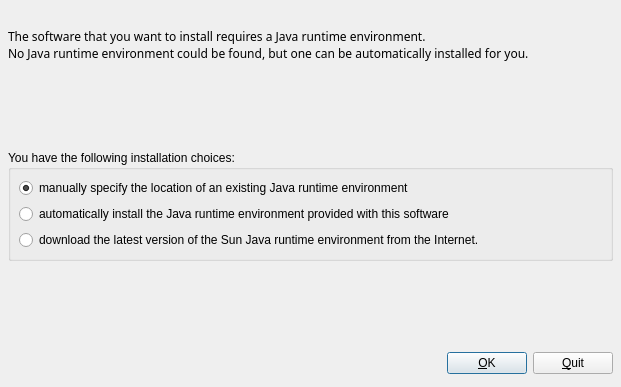
<ui version="4.0" >
 <author></author>
 <comment></comment>
 <exportmacro></exportmacro>
 <class>ResolveDialog</class>
 <widget class="QDialog" name="ResolveDialog" >
  <property name="geometry" >
   <rect>
    <x>0</x>
    <y>0</y>
    <width>621</width>
    <height>387</height>
   </rect>
  </property>
  <property name="windowTitle" >
   <string>IzPack launcher</string>
  </property>
  <property name="windowIcon" >
   <iconset resource="resources.qrc" >:/img/img/kpackage_32.png</iconset>
  </property>
  <layout class="QVBoxLayout" >
   <property name="margin" >
    <number>8</number>
   </property>
   <property name="spacing" >
    <number>6</number>
   </property>
   <item>
    <widget class="QLabel" name="label_2" >
     <property name="text" >
      <string/>
     </property>
     <property name="pixmap" >
      <pixmap resource="resources.qrc" >:/img/img/kpackage_48.png</pixmap>
     </property>
    </widget>
   </item>
   <item>
    <widget class="QLabel" name="label" >
     <property name="text" >
      <string>&lt;html>&lt;head>&lt;meta name=&quot;qrichtext&quot; content=&quot;1&quot; />&lt;/head>&lt;body style=&quot; white-space: pre-wrap; font-family:Sans Serif; font-weight:400; font-style:normal; text-decoration:none;&quot;>&lt;p style=&quot; margin-top:0px; margin-bottom:0px; margin-left:0px; margin-right:0px; -qt-block-indent:0; text-indent:0px;&quot;>The software that you want to install requires a Java runtime environment.&lt;/p>&lt;p style=&quot; margin-top:0px; margin-bottom:0px; margin-left:0px; margin-right:0px; -qt-block-indent:0; text-indent:0px;&quot;>No Java runtime environment could be found, but one can be automatically installed for you.&lt;/p>&lt;/body>&lt;/html></string>
     </property>
    </widget>
   </item>
   <item>
    <spacer>
     <property name="orientation" >
      <enum>Qt::Vertical</enum>
     </property>
     <property name="sizeHint" >
      <size>
       <width>20</width>
       <height>40</height>
      </size>
     </property>
    </spacer>
   </item>
   <item>
    <widget class="QGroupBox" name="groupBox" >
     <property name="title" >
      <string>You have the following installation choices:</string>
     </property>
     <layout class="QVBoxLayout" >
      <property name="margin" >
       <number>8</number>
      </property>
      <property name="spacing" >
       <number>6</number>
      </property>
      <item>
       <widget class="QRadioButton" name="manualRadioButton" >
        <property name="text" >
         <string>manually specify the location of an existing Java runtime environment</string>
        </property>
        <property name="checked" >
         <bool>true</bool>
        </property>
       </widget>
      </item>
      <item>
       <widget class="QRadioButton" name="providedRadioButton" >
        <property name="text" >
         <string>automatically install the Java runtime environment provided with this software</string>
        </property>
       </widget>
      </item>
      <item>
       <widget class="QRadioButton" name="downloadRadioButton" >
        <property name="text" >
         <string>download the latest version of the Sun Java runtime environment from the Internet.</string>
        </property>
       </widget>
      </item>
     </layout>
    </widget>
   </item>
   <item>
    <spacer>
     <property name="orientation" >
      <enum>Qt::Vertical</enum>
     </property>
     <property name="sizeHint" >
      <size>
       <width>20</width>
       <height>40</height>
      </size>
     </property>
    </spacer>
   </item>
   <item>
    <layout class="QHBoxLayout" >
     <property name="margin" >
      <number>0</number>
     </property>
     <property name="spacing" >
      <number>6</number>
     </property>
     <item>
      <spacer>
       <property name="orientation" >
        <enum>Qt::Horizontal</enum>
       </property>
       <property name="sizeHint" >
        <size>
         <width>131</width>
         <height>31</height>
        </size>
       </property>
      </spacer>
     </item>
     <item>
      <widget class="QPushButton" name="okButton" >
       <property name="text" >
        <string>&amp;OK</string>
       </property>
       <property name="default" >
        <bool>true</bool>
       </property>
      </widget>
     </item>
     <item>
      <widget class="QPushButton" name="quitButton" >
       <property name="text" >
        <string>&amp;Quit</string>
       </property>
      </widget>
     </item>
    </layout>
   </item>
  </layout>
 </widget>
 <pixmapfunction></pixmapfunction>
 <resources>
  <include location="resources.qrc" />
 </resources>
 <connections>
  <connection>
   <sender>okButton</sender>
   <signal>clicked()</signal>
   <receiver>ResolveDialog</receiver>
   <slot>accept()</slot>
   <hints>
    <hint type="sourcelabel" >
     <x>278</x>
     <y>253</y>
    </hint>
    <hint type="destinationlabel" >
     <x>96</x>
     <y>254</y>
    </hint>
   </hints>
  </connection>
  <connection>
   <sender>quitButton</sender>
   <signal>clicked()</signal>
   <receiver>ResolveDialog</receiver>
   <slot>reject()</slot>
   <hints>
    <hint type="sourcelabel" >
     <x>369</x>
     <y>253</y>
    </hint>
    <hint type="destinationlabel" >
     <x>179</x>
     <y>282</y>
    </hint>
   </hints>
  </connection>
 </connections>
</ui>
